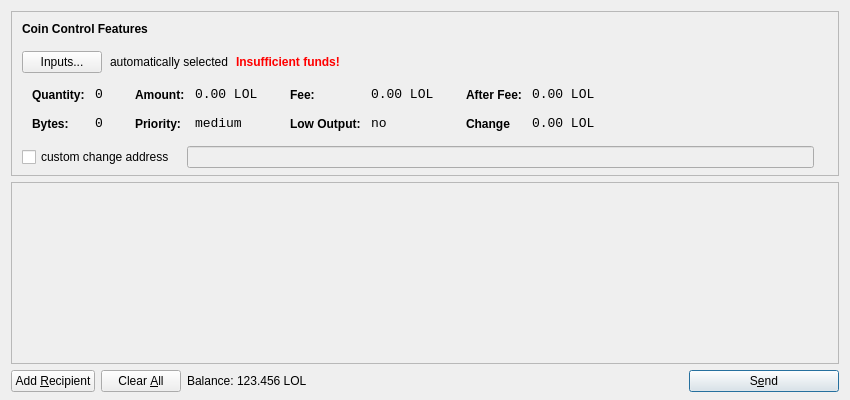
<?xml version="1.0" encoding="UTF-8"?>
<ui version="4.0">
 <class>SendCoinsDialog</class>
 <widget class="QDialog" name="SendCoinsDialog">
  <property name="geometry">
   <rect>
    <x>0</x>
    <y>0</y>
    <width>850</width>
    <height>400</height>
   </rect>
  </property>
  <property name="windowTitle">
   <string>Send Coins</string>
  </property>
  <layout class="QVBoxLayout" name="verticalLayout" stretch="0,1,0">
   <property name="bottomMargin">
    <number>8</number>
   </property>
   <item>
    <widget class="QFrame" name="frameCoinControl">
     <property name="sizePolicy">
      <sizepolicy hsizetype="Expanding" vsizetype="Expanding">
       <horstretch>0</horstretch>
       <verstretch>0</verstretch>
      </sizepolicy>
     </property>
     <property name="maximumSize">
      <size>
       <width>16777215</width>
       <height>16777215</height>
      </size>
     </property>
     <property name="frameShape">
      <enum>QFrame::StyledPanel</enum>
     </property>
     <property name="frameShadow">
      <enum>QFrame::Sunken</enum>
     </property>
     <layout class="QVBoxLayout" name="verticalLayoutCoinControl2">
      <property name="spacing">
       <number>-1</number>
      </property>
      <property name="leftMargin">
       <number>0</number>
      </property>
      <property name="topMargin">
       <number>0</number>
      </property>
      <property name="rightMargin">
       <number>0</number>
      </property>
      <property name="bottomMargin">
       <number>6</number>
      </property>
      <item>
       <layout class="QVBoxLayout" name="verticalLayoutCoinControl" stretch="0,0,0,0,1">
        <property name="spacing">
         <number>0</number>
        </property>
        <property name="leftMargin">
         <number>10</number>
        </property>
        <property name="topMargin">
         <number>10</number>
        </property>
        <item>
         <layout class="QHBoxLayout" name="horizontalLayoutCoinControl1">
          <property name="bottomMargin">
           <number>15</number>
          </property>
          <item>
           <widget class="QLabel" name="labelCoinControlFeatures">
            <property name="sizePolicy">
             <sizepolicy hsizetype="Preferred" vsizetype="Maximum">
              <horstretch>0</horstretch>
              <verstretch>0</verstretch>
             </sizepolicy>
            </property>
            <property name="font">
             <font>
              <weight>75</weight>
              <bold>true</bold>
             </font>
            </property>
            <property name="styleSheet">
             <string notr="true">font-weight:bold;</string>
            </property>
            <property name="text">
             <string>Coin Control Features</string>
            </property>
           </widget>
          </item>
         </layout>
        </item>
        <item>
         <layout class="QHBoxLayout" name="horizontalLayoutCoinControl2" stretch="0,0,0,0">
          <property name="spacing">
           <number>8</number>
          </property>
          <property name="bottomMargin">
           <number>10</number>
          </property>
          <item>
           <widget class="QPushButton" name="pushButtonCoinControl">
            <property name="styleSheet">
             <string notr="true"/>
            </property>
            <property name="text">
             <string>Inputs...</string>
            </property>
           </widget>
          </item>
          <item>
           <widget class="QLabel" name="labelCoinControlAutomaticallySelected">
            <property name="text">
             <string>automatically selected</string>
            </property>
            <property name="margin">
             <number>5</number>
            </property>
           </widget>
          </item>
          <item>
           <widget class="QLabel" name="labelCoinControlInsuffFunds">
            <property name="font">
             <font>
              <weight>75</weight>
              <bold>true</bold>
             </font>
            </property>
            <property name="styleSheet">
             <string notr="true">color:red;font-weight:bold;</string>
            </property>
            <property name="text">
             <string>Insufficient funds!</string>
            </property>
            <property name="margin">
             <number>5</number>
            </property>
           </widget>
          </item>
          <item>
           <spacer name="horizontalSpacerCoinControl">
            <property name="orientation">
             <enum>Qt::Horizontal</enum>
            </property>
            <property name="sizeHint" stdset="0">
             <size>
              <width>40</width>
              <height>1</height>
             </size>
            </property>
           </spacer>
          </item>
         </layout>
        </item>
        <item>
         <widget class="QWidget" name="widgetCoinControl" native="true">
          <property name="sizePolicy">
           <sizepolicy hsizetype="Preferred" vsizetype="Preferred">
            <horstretch>0</horstretch>
            <verstretch>0</verstretch>
           </sizepolicy>
          </property>
          <property name="minimumSize">
           <size>
            <width>0</width>
            <height>0</height>
           </size>
          </property>
          <property name="styleSheet">
           <string notr="true"/>
          </property>
          <layout class="QHBoxLayout" name="horizontalLayoutCoinControl5">
           <property name="margin">
            <number>0</number>
           </property>
           <item>
            <layout class="QHBoxLayout" name="horizontalLayoutCoinControl3" stretch="0,0,0,1">
             <property name="spacing">
              <number>20</number>
             </property>
             <property name="topMargin">
              <number>0</number>
             </property>
             <property name="bottomMargin">
              <number>10</number>
             </property>
             <item>
              <layout class="QFormLayout" name="formLayoutCoinControl1">
               <property name="horizontalSpacing">
                <number>10</number>
               </property>
               <property name="verticalSpacing">
                <number>14</number>
               </property>
               <property name="leftMargin">
                <number>10</number>
               </property>
               <property name="topMargin">
                <number>4</number>
               </property>
               <property name="rightMargin">
                <number>6</number>
               </property>
               <item row="0" column="0">
                <widget class="QLabel" name="labelCoinControlQuantityText">
                 <property name="styleSheet">
                  <string notr="true">font-weight:bold;</string>
                 </property>
                 <property name="text">
                  <string>Quantity:</string>
                 </property>
                 <property name="margin">
                  <number>0</number>
                 </property>
                </widget>
               </item>
               <item row="0" column="1">
                <widget class="QLabel" name="labelCoinControlQuantity">
                 <property name="font">
                  <font>
                   <family>Monospace</family>
                   <pointsize>10</pointsize>
                  </font>
                 </property>
                 <property name="cursor">
                  <cursorShape>IBeamCursor</cursorShape>
                 </property>
                 <property name="contextMenuPolicy">
                  <enum>Qt::ActionsContextMenu</enum>
                 </property>
                 <property name="text">
                  <string>0</string>
                 </property>
                 <property name="margin">
                  <number>0</number>
                 </property>
                 <property name="textInteractionFlags">
                  <set>Qt::LinksAccessibleByMouse|Qt::TextSelectableByKeyboard|Qt::TextSelectableByMouse</set>
                 </property>
                </widget>
               </item>
               <item row="1" column="0">
                <widget class="QLabel" name="labelCoinControlBytesText">
                 <property name="styleSheet">
                  <string notr="true">font-weight:bold;</string>
                 </property>
                 <property name="text">
                  <string>Bytes:</string>
                 </property>
                </widget>
               </item>
               <item row="1" column="1">
                <widget class="QLabel" name="labelCoinControlBytes">
                 <property name="font">
                  <font>
                   <family>Monospace</family>
                   <pointsize>10</pointsize>
                  </font>
                 </property>
                 <property name="cursor">
                  <cursorShape>IBeamCursor</cursorShape>
                 </property>
                 <property name="contextMenuPolicy">
                  <enum>Qt::ActionsContextMenu</enum>
                 </property>
                 <property name="text">
                  <string>0</string>
                 </property>
                 <property name="textInteractionFlags">
                  <set>Qt::LinksAccessibleByMouse|Qt::TextSelectableByKeyboard|Qt::TextSelectableByMouse</set>
                 </property>
                </widget>
               </item>
              </layout>
             </item>
             <item>
              <layout class="QFormLayout" name="formLayoutCoinControl2">
               <property name="horizontalSpacing">
                <number>10</number>
               </property>
               <property name="verticalSpacing">
                <number>14</number>
               </property>
               <property name="leftMargin">
                <number>6</number>
               </property>
               <property name="topMargin">
                <number>4</number>
               </property>
               <property name="rightMargin">
                <number>6</number>
               </property>
               <item row="0" column="0">
                <widget class="QLabel" name="labelCoinControlAmountText">
                 <property name="styleSheet">
                  <string notr="true">font-weight:bold;</string>
                 </property>
                 <property name="text">
                  <string>Amount:</string>
                 </property>
                 <property name="margin">
                  <number>0</number>
                 </property>
                </widget>
               </item>
               <item row="0" column="1">
                <widget class="QLabel" name="labelCoinControlAmount">
                 <property name="font">
                  <font>
                   <family>Monospace</family>
                   <pointsize>10</pointsize>
                  </font>
                 </property>
                 <property name="cursor">
                  <cursorShape>IBeamCursor</cursorShape>
                 </property>
                 <property name="contextMenuPolicy">
                  <enum>Qt::ActionsContextMenu</enum>
                 </property>
                 <property name="text">
                  <string>0.00 LOL</string>
                 </property>
                 <property name="textInteractionFlags">
                  <set>Qt::LinksAccessibleByMouse|Qt::TextSelectableByKeyboard|Qt::TextSelectableByMouse</set>
                 </property>
                </widget>
               </item>
               <item row="1" column="0">
                <widget class="QLabel" name="labelCoinControlPriorityText">
                 <property name="styleSheet">
                  <string notr="true">font-weight:bold;</string>
                 </property>
                 <property name="text">
                  <string>Priority:</string>
                 </property>
                </widget>
               </item>
               <item row="1" column="1">
                <widget class="QLabel" name="labelCoinControlPriority">
                 <property name="font">
                  <font>
                   <family>Monospace</family>
                   <pointsize>10</pointsize>
                  </font>
                 </property>
                 <property name="cursor">
                  <cursorShape>IBeamCursor</cursorShape>
                 </property>
                 <property name="contextMenuPolicy">
                  <enum>Qt::ActionsContextMenu</enum>
                 </property>
                 <property name="text">
                  <string>medium</string>
                 </property>
                 <property name="textInteractionFlags">
                  <set>Qt::LinksAccessibleByMouse|Qt::TextSelectableByKeyboard|Qt::TextSelectableByMouse</set>
                 </property>
                </widget>
               </item>
              </layout>
             </item>
             <item>
              <layout class="QFormLayout" name="formLayoutCoinControl3">
               <property name="horizontalSpacing">
                <number>10</number>
               </property>
               <property name="verticalSpacing">
                <number>14</number>
               </property>
               <property name="leftMargin">
                <number>6</number>
               </property>
               <property name="topMargin">
                <number>4</number>
               </property>
               <property name="rightMargin">
                <number>6</number>
               </property>
               <item row="0" column="0">
                <widget class="QLabel" name="labelCoinControlFeeText">
                 <property name="styleSheet">
                  <string notr="true">font-weight:bold;</string>
                 </property>
                 <property name="text">
                  <string>Fee:</string>
                 </property>
                 <property name="margin">
                  <number>0</number>
                 </property>
                </widget>
               </item>
               <item row="0" column="1">
                <widget class="QLabel" name="labelCoinControlFee">
                 <property name="font">
                  <font>
                   <family>Monospace</family>
                   <pointsize>10</pointsize>
                  </font>
                 </property>
                 <property name="cursor">
                  <cursorShape>IBeamCursor</cursorShape>
                 </property>
                 <property name="contextMenuPolicy">
                  <enum>Qt::ActionsContextMenu</enum>
                 </property>
                 <property name="text">
                  <string>0.00 LOL</string>
                 </property>
                 <property name="textInteractionFlags">
                  <set>Qt::LinksAccessibleByMouse|Qt::TextSelectableByKeyboard|Qt::TextSelectableByMouse</set>
                 </property>
                </widget>
               </item>
               <item row="1" column="0">
                <widget class="QLabel" name="labelCoinControlLowOutputText">
                 <property name="styleSheet">
                  <string notr="true">font-weight:bold;</string>
                 </property>
                 <property name="text">
                  <string>Low Output:</string>
                 </property>
                </widget>
               </item>
               <item row="1" column="1">
                <widget class="QLabel" name="labelCoinControlLowOutput">
                 <property name="font">
                  <font>
                   <family>Monospace</family>
                   <pointsize>10</pointsize>
                  </font>
                 </property>
                 <property name="cursor">
                  <cursorShape>IBeamCursor</cursorShape>
                 </property>
                 <property name="contextMenuPolicy">
                  <enum>Qt::ActionsContextMenu</enum>
                 </property>
                 <property name="text">
                  <string>no</string>
                 </property>
                 <property name="textInteractionFlags">
                  <set>Qt::LinksAccessibleByMouse|Qt::TextSelectableByKeyboard|Qt::TextSelectableByMouse</set>
                 </property>
                </widget>
               </item>
              </layout>
             </item>
             <item>
              <layout class="QFormLayout" name="formLayoutCoinControl4">
               <property name="horizontalSpacing">
                <number>10</number>
               </property>
               <property name="verticalSpacing">
                <number>14</number>
               </property>
               <property name="leftMargin">
                <number>6</number>
               </property>
               <property name="topMargin">
                <number>4</number>
               </property>
               <property name="rightMargin">
                <number>6</number>
               </property>
               <item row="0" column="0">
                <widget class="QLabel" name="labelCoinControlAfterFeeText">
                 <property name="styleSheet">
                  <string notr="true">font-weight:bold;</string>
                 </property>
                 <property name="text">
                  <string>After Fee:</string>
                 </property>
                 <property name="margin">
                  <number>0</number>
                 </property>
                </widget>
               </item>
               <item row="0" column="1">
                <widget class="QLabel" name="labelCoinControlAfterFee">
                 <property name="font">
                  <font>
                   <family>Monospace</family>
                   <pointsize>10</pointsize>
                  </font>
                 </property>
                 <property name="cursor">
                  <cursorShape>IBeamCursor</cursorShape>
                 </property>
                 <property name="contextMenuPolicy">
                  <enum>Qt::ActionsContextMenu</enum>
                 </property>
                 <property name="text">
                  <string>0.00 LOL</string>
                 </property>
                 <property name="textInteractionFlags">
                  <set>Qt::LinksAccessibleByMouse|Qt::TextSelectableByKeyboard|Qt::TextSelectableByMouse</set>
                 </property>
                </widget>
               </item>
               <item row="1" column="0">
                <widget class="QLabel" name="labelCoinControlChangeText">
                 <property name="styleSheet">
                  <string notr="true">font-weight:bold;</string>
                 </property>
                 <property name="text">
                  <string>Change</string>
                 </property>
                </widget>
               </item>
               <item row="1" column="1">
                <widget class="QLabel" name="labelCoinControlChange">
                 <property name="font">
                  <font>
                   <family>Monospace</family>
                   <pointsize>10</pointsize>
                  </font>
                 </property>
                 <property name="cursor">
                  <cursorShape>IBeamCursor</cursorShape>
                 </property>
                 <property name="contextMenuPolicy">
                  <enum>Qt::ActionsContextMenu</enum>
                 </property>
                 <property name="text">
                  <string>0.00 LOL</string>
                 </property>
                 <property name="textInteractionFlags">
                  <set>Qt::LinksAccessibleByMouse|Qt::TextSelectableByKeyboard|Qt::TextSelectableByMouse</set>
                 </property>
                </widget>
               </item>
              </layout>
             </item>
            </layout>
           </item>
          </layout>
         </widget>
        </item>
        <item>
         <layout class="QHBoxLayout" name="horizontalLayoutCoinControl4" stretch="0,0,0">
          <property name="spacing">
           <number>12</number>
          </property>
          <property name="sizeConstraint">
           <enum>QLayout::SetDefaultConstraint</enum>
          </property>
          <property name="topMargin">
           <number>5</number>
          </property>
          <property name="rightMargin">
           <number>5</number>
          </property>
          <item>
           <widget class="QCheckBox" name="checkBoxCoinControlChange">
            <property name="text">
             <string>custom change address</string>
            </property>
           </widget>
          </item>
          <item>
           <widget class="QLineEdit" name="lineEditCoinControlChange">
            <property name="enabled">
             <bool>false</bool>
            </property>
            <property name="sizePolicy">
             <sizepolicy hsizetype="Expanding" vsizetype="Fixed">
              <horstretch>0</horstretch>
              <verstretch>0</verstretch>
             </sizepolicy>
            </property>
           </widget>
          </item>
          <item>
           <widget class="QLabel" name="labelCoinControlChangeLabel">
            <property name="sizePolicy">
             <sizepolicy hsizetype="Preferred" vsizetype="Expanding">
              <horstretch>0</horstretch>
              <verstretch>0</verstretch>
             </sizepolicy>
            </property>
            <property name="minimumSize">
             <size>
              <width>0</width>
              <height>0</height>
             </size>
            </property>
            <property name="text">
             <string/>
            </property>
            <property name="margin">
             <number>3</number>
            </property>
           </widget>
          </item>
         </layout>
        </item>
        <item>
         <spacer name="verticalSpacerCoinControl">
          <property name="orientation">
           <enum>Qt::Vertical</enum>
          </property>
          <property name="sizeHint" stdset="0">
           <size>
            <width>800</width>
            <height>1</height>
           </size>
          </property>
         </spacer>
        </item>
       </layout>
      </item>
     </layout>
    </widget>
   </item>
   <item>
    <widget class="QScrollArea" name="scrollArea">
     <property name="widgetResizable">
      <bool>true</bool>
     </property>
     <widget class="QWidget" name="scrollAreaWidgetContents">
      <property name="geometry">
       <rect>
        <x>0</x>
        <y>0</y>
        <width>830</width>
        <height>165</height>
       </rect>
      </property>
      <layout class="QVBoxLayout" name="verticalLayout_2">
       <property name="margin">
        <number>0</number>
       </property>
       <item>
        <layout class="QVBoxLayout" name="entries">
         <property name="spacing">
          <number>6</number>
         </property>
        </layout>
       </item>
       <item>
        <spacer name="verticalSpacer">
         <property name="orientation">
          <enum>Qt::Vertical</enum>
         </property>
         <property name="sizeHint" stdset="0">
          <size>
           <width>20</width>
           <height>40</height>
          </size>
         </property>
        </spacer>
       </item>
      </layout>
     </widget>
    </widget>
   </item>
   <item>
    <layout class="QHBoxLayout" name="horizontalLayout">
     <item>
      <widget class="QPushButton" name="addButton">
       <property name="toolTip">
        <string>Send to multiple recipients at once</string>
       </property>
       <property name="text">
        <string>Add &amp;Recipient</string>
       </property>
       <property name="icon">
        <iconset resource="../bitcoin.qrc">
         <normaloff>:/icons/add</normaloff>:/icons/add</iconset>
       </property>
       <property name="autoDefault">
        <bool>false</bool>
       </property>
      </widget>
     </item>
     <item>
      <widget class="QPushButton" name="clearButton">
       <property name="sizePolicy">
        <sizepolicy hsizetype="Minimum" vsizetype="Fixed">
         <horstretch>0</horstretch>
         <verstretch>0</verstretch>
        </sizepolicy>
       </property>
       <property name="toolTip">
        <string>Remove all transaction fields</string>
       </property>
       <property name="text">
        <string>Clear &amp;All</string>
       </property>
       <property name="icon">
        <iconset resource="../bitcoin.qrc">
         <normaloff>:/icons/remove</normaloff>:/icons/remove</iconset>
       </property>
       <property name="autoRepeatDelay">
        <number>300</number>
       </property>
       <property name="autoDefault">
        <bool>false</bool>
       </property>
      </widget>
     </item>
     <item>
      <layout class="QHBoxLayout" name="horizontalLayout_2">
       <property name="spacing">
        <number>3</number>
       </property>
       <item>
        <widget class="QLabel" name="label">
         <property name="sizePolicy">
          <sizepolicy hsizetype="Preferred" vsizetype="Fixed">
           <horstretch>0</horstretch>
           <verstretch>0</verstretch>
          </sizepolicy>
         </property>
         <property name="text">
          <string>Balance:</string>
         </property>
        </widget>
       </item>
       <item>
        <widget class="QLabel" name="labelBalance">
         <property name="sizePolicy">
          <sizepolicy hsizetype="Preferred" vsizetype="Fixed">
           <horstretch>0</horstretch>
           <verstretch>0</verstretch>
          </sizepolicy>
         </property>
         <property name="cursor">
          <cursorShape>IBeamCursor</cursorShape>
         </property>
         <property name="text">
          <string>123.456 LOL</string>
         </property>
         <property name="textInteractionFlags">
          <set>Qt::LinksAccessibleByMouse|Qt::TextSelectableByKeyboard|Qt::TextSelectableByMouse</set>
         </property>
        </widget>
       </item>
      </layout>
     </item>
     <item>
      <spacer name="horizontalSpacer">
       <property name="orientation">
        <enum>Qt::Horizontal</enum>
       </property>
       <property name="sizeHint" stdset="0">
        <size>
         <width>40</width>
         <height>20</height>
        </size>
       </property>
      </spacer>
     </item>
     <item>
      <widget class="QPushButton" name="sendButton">
       <property name="minimumSize">
        <size>
         <width>150</width>
         <height>0</height>
        </size>
       </property>
       <property name="toolTip">
        <string>Confirm the send action</string>
       </property>
       <property name="text">
        <string>S&amp;end</string>
       </property>
       <property name="icon">
        <iconset resource="../bitcoin.qrc">
         <normaloff>:/icons/send</normaloff>:/icons/send</iconset>
       </property>
       <property name="default">
        <bool>true</bool>
       </property>
      </widget>
     </item>
    </layout>
   </item>
  </layout>
 </widget>
 <resources>
  <include location="../bitcoin.qrc"/>
 </resources>
 <connections/>
</ui>
